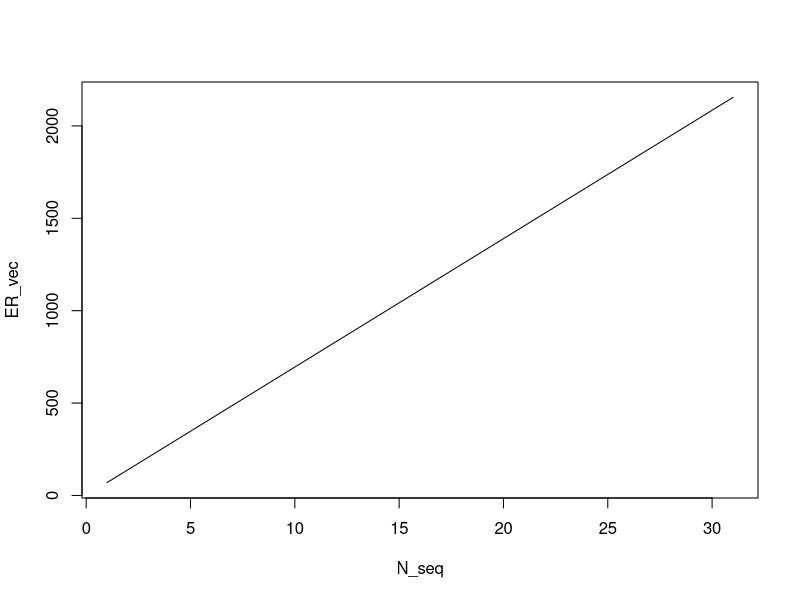

The R script that drew this image:
#### Expected Revenue - "kjent" N ####

# Input - From structural estimation #

N = 31
v0 = 0
r = 1000
shape = 3
scale = 1500

# Expected Revenue

interior = function(x){
    (x * ((shape/scale) * (x/scale)^(shape - 1) * exp(-(x/scale)^shape)) -
         exp(-(x / scale) ^ shape)) * ((1 - exp(-(x / scale) ^ shape)))^(N - 1)
}

Expected_Revenue_fun = function(N, v0, r, shape, scale) {
    ER = v0 * (1 - exp(-(r / scale) ^ shape)) ^ N +
        N * integrate(interior, r, 100000)$value
    return(ER)
}               

Expected_Revenue_fun(N, v0, r, shape, scale)

# Plot of Expected Revenue IKKE SIKKER PÅ OM DETTE STEMMER
N_seq = seq(1,N,by = 1)

ER_vec = sapply(N_seq, Expected_Revenue_fun, v0, r, shape, scale)
ER_vec

plot(N_seq,
     ER_vec,
     type = "l")

# Test #

test = function(x){
    2*x
}

integrate(test, 0, 1 )
